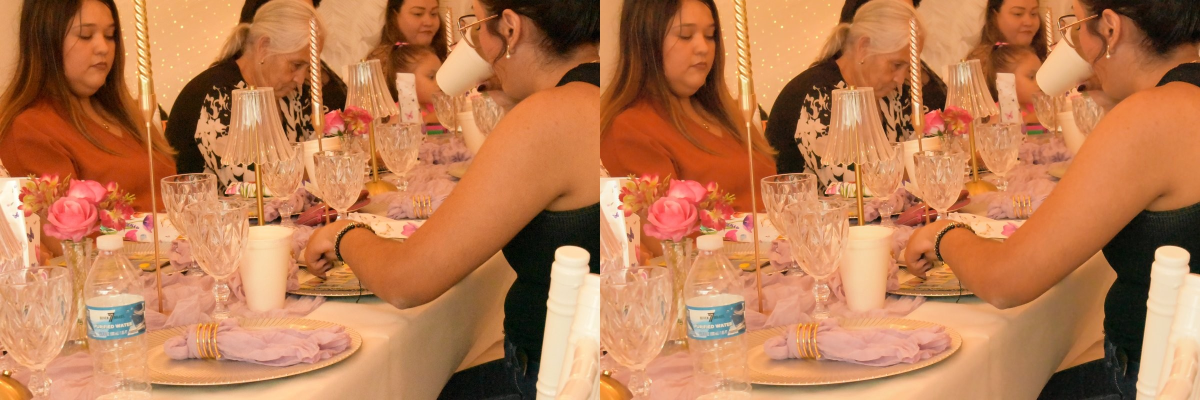
#> input picture tools/event_curator/test_comparisons/COMPARATIVA_CPT_0853.JPG, 2400 x 800 px, given as the content of the folder ktop/Projects/CAPTOORA.STUDIO/dev_event_curator/test_samples, which was not available (shown at 1/2 size)
$ python test_engine.py   (older library calls are emulated)
#> lines starting #> are read from the running program, lines starting #| are printed output that depends on the picture
### tools/event_curator/curator_engine.py
#!/usr/bin/env python3
"""
Captoora Studio - Event Photo Curator & Processor Engine
100% Local, Offline, Preservación Estricta de Sujetos y Entorno.
Optimizado para Apple Silicon Mac M1 (8GB RAM).
"""

import os
import sys
import json
import math
import glob
from pathlib import Path
from PIL import Image, ImageOps, ImageStat
import numpy as np
import cv2

# Rutas de modelos para análisis consultivo de rostro y ojos
LOCAL_CASCADE_DIR = os.path.join(os.path.dirname(os.path.abspath(__file__)), "cascades")
YUNET_MODEL = os.path.join(LOCAL_CASCADE_DIR, "face_detection_yunet.onnx")

yunet_detector = None
if os.path.exists(YUNET_MODEL) and hasattr(cv2, 'FaceDetectorYN_create'):
    try:
        yunet_detector = cv2.FaceDetectorYN_create(YUNET_MODEL, '', (300, 300), score_threshold=0.6)
    except Exception as e:
        yunet_detector = None

PRESETS = {
    "inicio_fresco": {
        "id": "inicio_fresco",
        "name": "Inicio Fresco (Día / Apertura)",
        "description": "Tonos limpios, sutil frialdad matutina, balance equilibrado de blancos y negros puros.",
        "temp": -6,          # -6 frío sutil
        "tint": 0,           # Neutro
        "exposure": 0.15,    # +0.15 EV
        "highlights": -15,   # -15 recuperación de altas luces
        "shadows": 12,       # +12 apertura de sombras
        "denoise": 5,        # 5% limpieza sutil
        "sharpness": 25      # Micro-contraste fino
    },
    "transicion_equilibrada": {
        "id": "transicion_equilibrada",
        "name": "Transición Equilibrada (Comercial / Natural)",
        "description": "Tono fiel a la realidad del evento, contraste orgánico, piel luminosa sin saturación excesiva.",
        "temp": 2,           # Neutro cálido orgánico
        "tint": 1,
        "exposure": 0.10,    # +0.10 EV
        "highlights": -10,
        "shadows": 15,       # +15 sombras abiertas
        "denoise": 5,
        "sharpness": 20
    },
    "final_calido": {
        "id": "final_calido",
        "name": "Final Cálido (Atardecer / Fiesta)",
        "description": "Atmósfera dorada envolvente para momentos nocturnos o cierres emotivos.",
        "temp": 14,          # +14 calidez dorada
        "tint": 2,           # Sutil magenta compensatorio
        "exposure": 0.18,    # +0.18 EV
        "highlights": -18,
        "shadows": 20,       # +20 sombras ricas
        "denoise": 10,
        "sharpness": 22
    }
}

def load_image_normalized(image_path, max_dim=None):
    """
    Carga la imagen respetando orientación EXIF.
    Opcionalmente redimensiona manteniendo relación de aspecto para uso ágil en memoria (M1 8GB).
    """
    with Image.open(image_path) as pil_img:
        pil_img = ImageOps.exif_transpose(pil_img)
        if pil_img.mode not in ("RGB", "L"):
            pil_img = pil_img.convert("RGB")

        w, h = pil_img.size
        if max_dim and max(w, h) > max_dim:
            scale = max_dim / float(max(w, h))
            new_size = (int(w * scale), int(h * scale))
            pil_img = pil_img.resize(new_size, Image.Resampling.LANCZOS)

        # Convertir a arreglo BGR de OpenCV
        rgb_arr = np.array(pil_img)
        if len(rgb_arr.shape) == 2:
            rgb_arr = cv2.cvtColor(rgb_arr, cv2.COLOR_GRAY2RGB)
        bgr_arr = cv2.cvtColor(rgb_arr, cv2.COLOR_RGB2BGR)
        return pil_img, bgr_arr

def compute_dhash(img_bgr, hash_size=8):
    """
    Calcula el difference hash (dHash) para detectar fotos en ráfaga / duplicadas.
    """
    gray = cv2.cvtColor(img_bgr, cv2.COLOR_BGR2GRAY)
    resized = cv2.resize(gray, (hash_size + 1, hash_size), interpolation=cv2.INTER_AREA)
    diff = resized[:, 1:] > resized[:, :-1]
    return sum([2 ** i for (i, v) in enumerate(diff.flatten()) if v])

def hamming_distance(h1, h2):
    """Distancia de bits entre dos hashes."""
    return bin(h1 ^ h2).count("1")

def analyze_sharpness(img_bgr):
    """
    Calcula la varianza del filtro Laplaciano sobre escala de grises.
    Métrica de nitidez relativa:
    - > 120: Nítida / Excelente foco
    - 45 - 120: Nitidez moderada / Aceptable
    - 20 - 45: Suave / Posible movimiento leve (apta para expresiones espontáneas)
    - < 20: Desenfoque severo / Ópticamente irrecuperable sin inventar detalles
    """
    gray = cv2.cvtColor(img_bgr, cv2.COLOR_BGR2GRAY)
    lap = cv2.Laplacian(gray, cv2.CV_64F)
    variance = float(lap.var())

    if variance >= 100.0:
        label = "Nítida"
        badge = "success"
    elif variance >= 40.0:
        label = "Moderada"
        badge = "info"
    elif variance >= 20.0:
        label = "Suave / Movimiento leve"
        badge = "warning"
    else:
        label = "Desenfoque severo"
        badge = "danger"

    return {
        "score": round(variance, 1),
        "label": label,
        "badge": badge,
        "is_severely_blurred": variance < 20.0
    }

def analyze_exposure(img_bgr):
    """
    Analiza histograma de luminancia en espacio LAB para determinar exposición real.
    """
    lab = cv2.cvtColor(img_bgr, cv2.COLOR_BGR2LAB)
    l_channel = lab[:, :, 0]
    hist, _ = np.histogram(l_channel, bins=256, range=(0, 256))
    total_pixels = float(l_channel.size)

    shadows_ratio = float(np.sum(hist[0:15]) / total_pixels)
    highlights_ratio = float(np.sum(hist[240:256]) / total_pixels)
    mean_lum = float(np.mean(l_channel))

    if shadows_ratio > 0.60 or mean_lum < 32.0:
        label = "Subexpuesta / Oscura"
        badge = "warning"
    elif highlights_ratio > 0.65 or mean_lum > 225.0:
        label = "Sobreexpuesta / Altas luces quemadas"
        badge = "warning"
    else:
        label = "Equilibrada"
        badge = "success"

    return {
        "label": label,
        "badge": badge,
        "mean": round(mean_lum, 1),
        "shadows_percent": round(shadows_ratio * 100, 1),
        "highlights_percent": round(highlights_ratio * 100, 1)
    }

def analyze_eyes_and_faces(img_bgr):
    """
    Diagnóstico consultivo de rostros y parpadeos usando YuNet local (OpenCV).
    Nunca descarta automáticamente; solo orienta al humano.
    """
    if yunet_detector is None:
        return {"faces_detected": 0, "blink_suspected": False, "label": "Detector no disponible"}

    h, w, _ = img_bgr.shape
    scale = 1.0
    max_dim = 1000
    if max(w, h) > max_dim:
        scale = max_dim / float(max(w, h))
        sw, sh = int(w * scale), int(h * scale)
        small_bgr = cv2.resize(img_bgr, (sw, sh))
    else:
        sw, sh = w, h
        small_bgr = img_bgr

    try:
        yunet_detector.setInputSize((sw, sh))
        status, faces = yunet_detector.detect(small_bgr)
    except Exception:
        return {"faces_detected": 0, "blink_suspected": False, "label": "Error en detección"}

    if faces is None or len(faces) == 0:
        return {"faces_detected": 0, "blink_suspected": False, "label": "Sin rostros identificados"}

    faces_count = len(faces)
    gray = cv2.cvtColor(small_bgr, cv2.COLOR_BGR2GRAY)
    blink_suspected = False

    for face in faces:
        # Landmarks: [4,5]=right eye, [6,7]=left eye
        rex, rey = int(face[4]), int(face[5])
        lex, ley = int(face[6]), int(face[7])
        eye_box_radius = max(6, int(face[2] * 0.08))

        # Evaluar contraste y varianza en las regiones de ojos
        for (ex, ey) in [(rex, rey), (lex, ley)]:
            if 0 <= ey - eye_box_radius and ey + eye_box_radius < sh and 0 <= ex - eye_box_radius and ex + eye_box_radius < sw:
                patch = gray[ey - eye_box_radius : ey + eye_box_radius, ex - eye_box_radius : ex + eye_box_radius]
                # Si el rango dinámico del ojo es muy plano (ojo cerrado/párpado homogéneo)
                p_min, p_max = np.min(patch), np.max(patch)
                if (p_max - p_min) < 35:
                    blink_suspected = True
                    break
        if blink_suspected:
            break

    label = "Revisar posible parpadeo" if blink_suspected else f"{faces_count} rostro(s) claro(s)"
    return {
        "faces_detected": int(faces_count),
        "blink_suspected": blink_suspected,
        "label": label
    }

def build_adjustment_lut(exposure=0.0, highlights=0.0, shadows=0.0):
    """
    Construye una tabla de correspondencias (LUT) de 256 niveles para el canal L (Luminancia).
    - Preserva los extremos (0 y 255) sin artefactos.
    - exposure: Desplaza la curva tonal suavemente.
    - highlights: Comprime o expande el tercio superior (altas luces).
    - shadows: Levanta o profundiza el tercio inferior (sombras) sin deslavar el negro.
    """
    x = np.arange(256, dtype=np.float32) / 255.0

    # 1. Corrección de exposición como ganancia gamma suave
    gamma = 1.0 - (exposure * 0.45)
    gamma = np.clip(gamma, 0.4, 1.8)
    curva = np.power(x, gamma)

    # 2. Sombras: afecta rango 0 a 0.5
    if shadows != 0.0:
        shadow_weight = np.clip(1.0 - (curva / 0.5), 0.0, 1.0)
        # Atenuación cerca de 0 para proteger el punto negro
        black_protection = np.sin(np.clip(curva / 0.5, 0.0, 1.0) * np.pi)
        delta_shadows = (shadows / 100.0) * 0.25 * black_protection
        curva = np.clip(curva + delta_shadows, 0.0, 1.0)

    # 3. Altas luces: afecta rango 0.5 a 1.0
    if highlights != 0.0:
        highlight_weight = np.clip((curva - 0.5) / 0.5, 0.0, 1.0)
        # Atenuación cerca de 1.0 para suavidad
        delta_hl = (highlights / 100.0) * 0.25 * highlight_weight
        curva = np.clip(curva + delta_hl, 0.0, 1.0)

    lut = np.clip(curva * 255.0, 0, 255).astype(np.uint8)
    return lut

def apply_color_grading(img_bgr, settings):
    """
    Aplica el pipeline de revelado fotográfico:
    1. Balance de blancos (Temp / Tint) en RGB.
    2. Ajuste tonal fino (Exposición, Altas luces, Sombras) en canal L de LAB (protección total de piel).
    3. Reducción de ruido moderada (Bilateral en luminancia).
    4. Nitidez / Micro-contraste (Unsharp Masking no destructivo).
    """
    temp = float(settings.get("temp", 0))
    tint = float(settings.get("tint", 0))
    exposure = float(settings.get("exposure", 0.0))
    highlights = float(settings.get("highlights", 0.0))
    shadows = float(settings.get("shadows", 0.0))
    denoise = float(settings.get("denoise", 0))
    sharpness = float(settings.get("sharpness", 0))

    # --- PASO 1: BALANCE DE BLANCOS (RGB) ---
    result_bgr = img_bgr.astype(np.float32)
    # Temperatura: cálido suma Rojo y resta Azul; frío suma Azul y resta Rojo
    if temp != 0:
        factor_r = 1.0 + (temp * 0.005)
        factor_b = 1.0 - (temp * 0.005)
        result_bgr[:, :, 2] = np.clip(result_bgr[:, :, 2] * factor_r, 0, 255)
        result_bgr[:, :, 0] = np.clip(result_bgr[:, :, 0] * factor_b, 0, 255)

    # Tinte: magenta suma R y B, resta G; verde suma G
    if tint != 0:
        factor_g = 1.0 - (tint * 0.004)
        result_bgr[:, :, 1] = np.clip(result_bgr[:, :, 1] * factor_g, 0, 255)

    img_uint8 = np.clip(result_bgr, 0, 255).astype(np.uint8)

    # --- PASO 2: AJUSTE TONAL EN LAB (Luminancia pura, color intacto) ---
    lab = cv2.cvtColor(img_uint8, cv2.COLOR_BGR2LAB)
    l, a, b = cv2.split(lab)

    lut = build_adjustment_lut(exposure=exposure, highlights=highlights, shadows=shadows)
    l_adjusted = cv2.LUT(l, lut)

    # --- PASO 3: REDUCCIÓN DE RUIDO MODERADA ---
    if denoise > 0:
        # Filtro bilateral sobre la luminancia para preservar bordes finos
        d = 5
        sigma_color = int(denoise * 0.5) + 5
        sigma_space = int(denoise * 0.5) + 5
        l_adjusted = cv2.bilateralFilter(l_adjusted, d=d, sigmaColor=sigma_color, sigmaSpace=sigma_space)

    # --- PASO 4: NITIDEZ / MICRO-CONTRASTE (Unsharp Masking) ---
    if sharpness > 0:
        # Desenfoque gaussiano para extraer alta frecuencia
        gaussian = cv2.GaussianBlur(l_adjusted, (0, 0), sigmaX=1.2)
        amount = (sharpness / 100.0) * 1.5
        # l_sharp = l_adjusted + amount * (l_adjusted - gaussian)
        diff = cv2.subtract(l_adjusted, gaussian)
        l_sharp = cv2.addWeighted(l_adjusted, 1.0, diff, amount, 0)
        l_final = np.clip(l_sharp, 0, 255).astype(np.uint8)
    else:
        l_final = l_adjusted

    lab_final = cv2.merge((l_final, a, b))
    final_bgr = cv2.cvtColor(lab_final, cv2.COLOR_LAB2BGR)
    return final_bgr

def generate_preview_and_metrics(image_path, cache_dir, settings=None):
    """
    Genera la miniatura optimizada de previsualización (1200px max)
    y calcula todas las métricas consultivas.
    """
    os.makedirs(cache_dir, exist_ok=True)
    file_id = Path(image_path).stem
    cache_thumb_raw = os.path.join(cache_dir, f"{file_id}_raw.jpg")
    cache_thumb_graded = os.path.join(cache_dir, f"{file_id}_graded.jpg")

    # Cargar versión optimizada para preview
    _, bgr_raw = load_image_normalized(image_path, max_dim=1200)
#> in load_image_normalized, pil_img is the input picture: PIL image 2400x800 RGB; mean R, G, B 188, 123.2, 81
#> in load_image_normalized, `pil_img = pil_img.resize(new_size, Image.Resampling.LANCZOS)`:
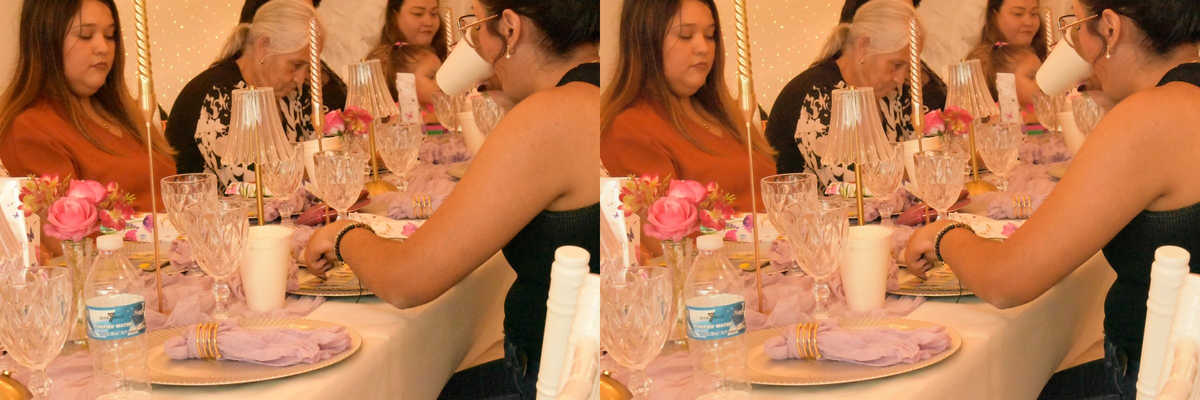
#> pil_img: PIL image 1200x400 RGB; mean R, G, B 188, 123.2, 81

    # Métricas sobre el crudo
    sharpness_info = analyze_sharpness(bgr_raw)
#> in analyze_sharpness, `gray = cv2.cvtColor(img_bgr, cv2.COLOR_BGR2GRAY)`:
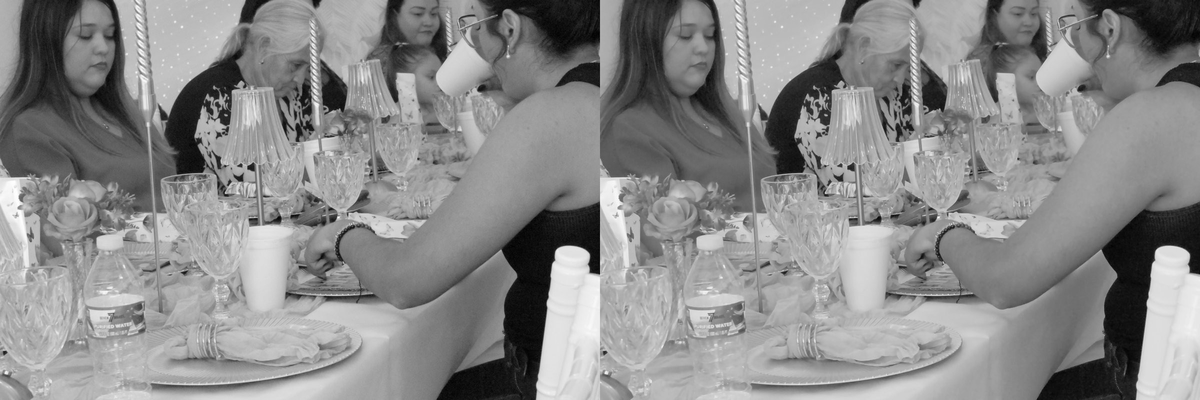
#> gray: shape (400, 1200); min 1, max 254, mean 137.7
#> in analyze_sharpness, `lap = cv2.Laplacian(gray, cv2.CV_64F)`:
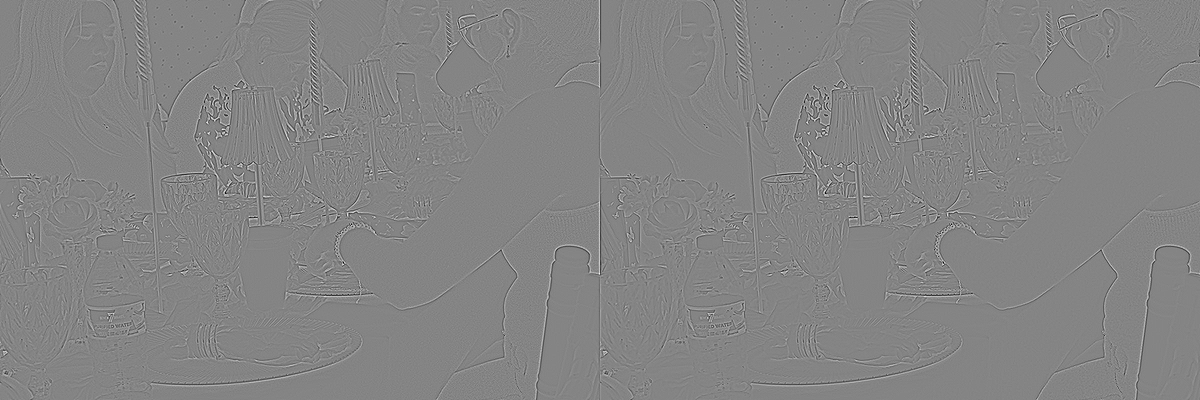
#> lap: shape (400, 1200) float64; min -285, max 263, mean 0; drawn with min black and max white
#> in analyze_sharpness, `variance = float(lap.var())`: variance = 541.7
#> sharpness_info = {'score': 541.7, 'label': 'Nítida', 'badge': 'success', 'is_severely_blurred': False}
    exposure_info = analyze_exposure(bgr_raw)
#> in analyze_exposure, `hist, _ = np.histogram(l_channel, bins=256, range=(0, 256))`: hist = 256 values, max 6640 at index 168, min 0 at index 0, mean 1875
#> in analyze_exposure, `shadows_ratio = float(np.sum(hist[0:15]) / total_pixels)`: shadows_ratio = 0.0266
#> in analyze_exposure, `highlights_ratio = float(np.sum(hist[240:256]) / total_pixels)`: highlights_ratio = 0.00433
#> in analyze_exposure, `mean_lum = float(np.mean(l_channel))`: mean_lum = 145.7
#> exposure_info = {'label': 'Equilibrada', 'badge': 'success', 'mean': 145.7, 'shadows_percent': 2.7, 'highlights_percent': 0.4}
    eyes_info = analyze_eyes_and_faces(bgr_raw)
#> eyes_info = {'faces_detected': 0, 'blink_suspected': False, 'label': 'Detector no disponible'}
    dhash_val = compute_dhash(bgr_raw)
#> dhash_val = 732460772615476497

    # Guardar thumbnail crudo si no existe
    if not os.path.exists(cache_thumb_raw):
        cv2.imwrite(cache_thumb_raw, bgr_raw, [cv2.IMWRITE_JPEG_QUALITY, 85])

    # Aplicar settings actuales para el previsualizador Before/After
    effective_settings = settings or PRESETS["transicion_equilibrada"]
    bgr_graded = apply_color_grading(bgr_raw, effective_settings)
#> in apply_color_grading, `l, a, b = cv2.split(lab)`:
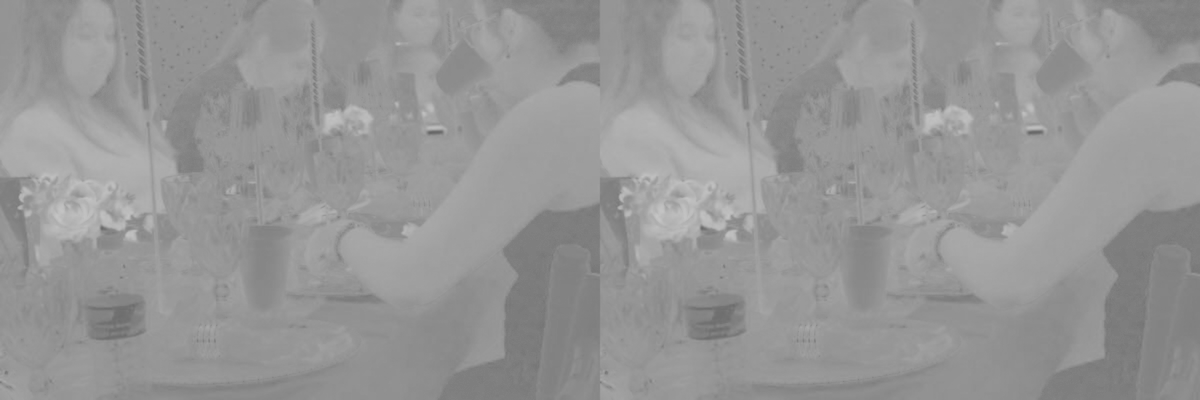
#> a: shape (400, 1200); min 102, max 197, mean 150
#> in apply_color_grading, `l, a, b = cv2.split(lab)`:
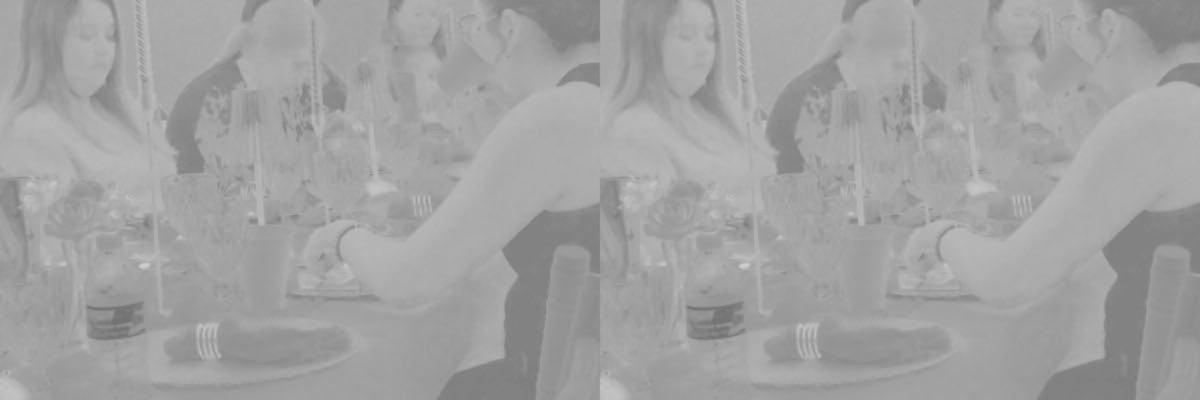
#> b: shape (400, 1200); min 112, max 206, mean 161.8
#> in apply_color_grading, `l_adjusted = cv2.LUT(l, lut)`:
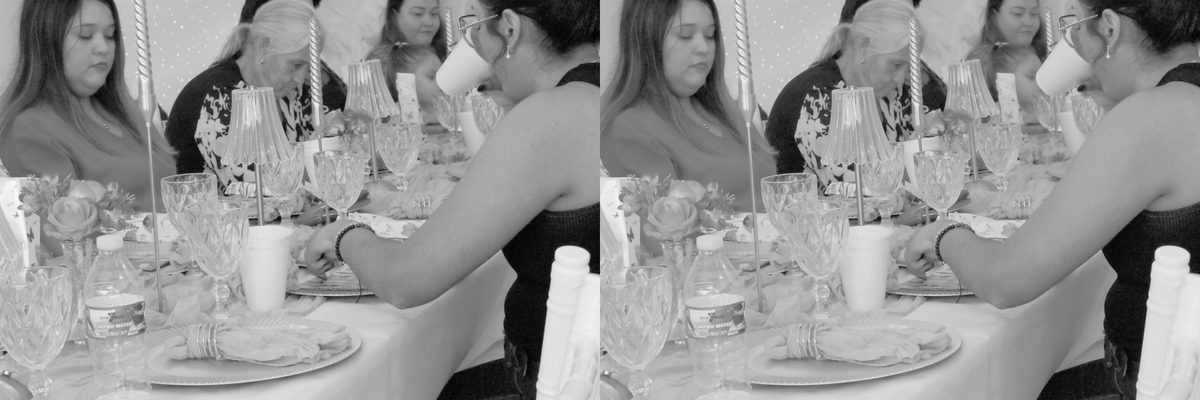
#> l_adjusted: shape (400, 1200); min 0, max 246, mean 147.6
#> in apply_color_grading, `diff = cv2.subtract(l_adjusted, gaussian)`:
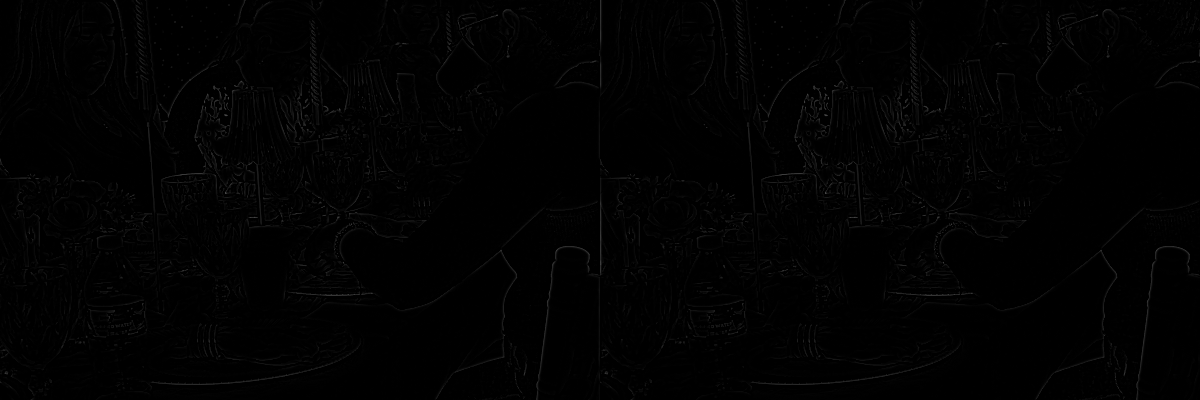
#> diff: shape (400, 1200); min 0, max 72, mean 1.7
    cv2.imwrite(cache_thumb_graded, bgr_graded, [cv2.IMWRITE_JPEG_QUALITY, 85])

    return {
        "filename": os.path.basename(image_path),
        "path": image_path,
        "raw_thumb": cache_thumb_raw,
        "graded_thumb": cache_thumb_graded,
        "dhash": dhash_val,
        "sharpness": sharpness_info,
        "exposure": exposure_info,
        "eyes": eyes_info,
        "decision": "pending"  # "yes", "review", "no"
    }

# [58 lines left out: function export_curated_batch, not called in this run]

### tools/event_curator/test_engine.py
#!/usr/bin/env python3
"""
Test script for curator_engine on 3 representative images.
"""
import os
import json
from curator_engine import generate_preview_and_metrics, export_curated_batch, PRESETS, apply_color_grading, load_image_normalized
import cv2

TEST_DIR = "/Users/user/Desktop/Projects/CAPTOORA.STUDIO/dev_event_curator/test_samples"
CACHE_DIR = "/Users/user/Desktop/Projects/CAPTOORA.STUDIO/dev_event_curator/cache_test"
OUT_DIR = "/Users/user/Desktop/Projects/CAPTOORA.STUDIO/dev_event_curator/test_output"

images = sorted([os.path.join(TEST_DIR, f) for f in os.listdir(TEST_DIR) if f.upper().endswith(('.JPG', '.JPEG', '.PNG'))])
print(f"Encontradas {len(images)} imágenes de prueba: {images}")

results = []
for img_path in images:
    info = generate_preview_and_metrics(img_path, CACHE_DIR, PRESETS["transicion_equilibrada"])
#> info = 9 items
    results.append(info)
    print(f"\n--- {info['filename']} ---")
#| --- COMPARATIVA_CPT_0853.JPG ---
    print(f"Nitidez: {info['sharpness']['score']} ({info['sharpness']['label']})")
#| Nitidez: 541.7 (Nítida)
    print(f"Exposición: {info['exposure']['label']} (Media={info['exposure']['mean']}, Sombras={info['exposure']['shadows_percent']}%, Luces={info['exposure']['highlights_percent']}%)")
#| Exposición: Equilibrada (Media=145.7, Sombras=2.7%, Luces=0.4%)
    print(f"Rostros / Ojos: {info['eyes']['label']} (Rostros={info['eyes']['faces_detected']})")
#| Rostros / Ojos: Detector no disponible (Rostros=0)
    print(f"dHash: {info['dhash']}")
#| dHash: 732460772615476497

# Probar exportación asignando decisiones de prueba
results[0]["decision"] = "yes"
#> (the run stopped early here; a loop or call above may not have finished)
